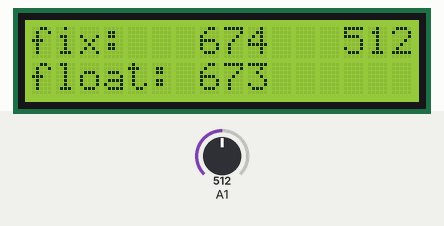
Recording of a sketch running on a simulated Arduino Uno, built with avr-gcc and run on an emulated ATmega328P. Parts: 16×2 character LCD. Inputs (shaded band) come from the test bench; at power-on: A1 = 512.

Above: at 3.7 s.
3.8 s: A1 set to 716
At 4.9 s:
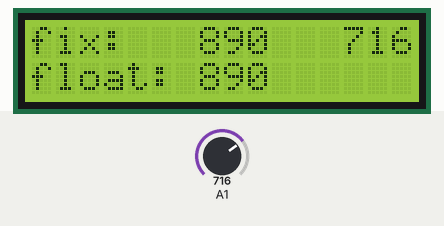
5.5 s: A1 set to 900
At 6.7 s:
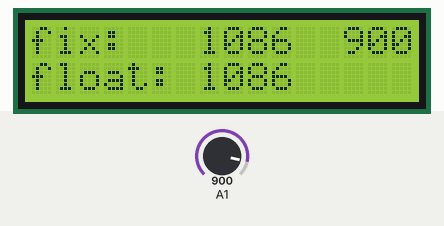
7.1 s: A1 set to 1023
At 7.4 s:
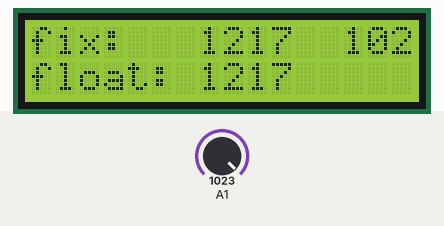
Timing chart, 0 to 10.1 s (numbered marks = the images above; inputs shaded):
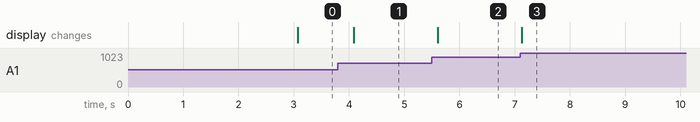

The sketch:

mpx4115a.ino
```cpp
// (licence header left out)
#include <LiquidCrystal.h>
LiquidCrystal lcd(6,7,5,4,3,2);

void setup(void)
{
  lcd.begin(16,2);
  lcd.print("MPX4115A demo");
  lcd.setCursor(0,1);
  lcd.print("fix vs float pnt");
  delay(2500);
}

void loop(void)
{
  int p;
  int pressure_i;
  float pressure_f;
  int offset = 1016 - 993; // For my sensor.

  // Slow down.
  delay(500);

  // Read the sensor.
  p = analogRead(A1);

  // Do the calculations using floating-point arithmetic.
  pressure_f = 10.0*(5.0*p/1024.0/5.1 + 0.095)/0.009; // in mbar
  pressure_f = (int)(pressure_f + 0.5); // round the value.

  // Redo the calculations using fixed-point arithmetic
  // including rounding and error correction.
  pressure_i = 17*p + 1714;
  pressure_i >>= 4;

  // Display the results.
  lcd.clear();
  // Show fixed point result.
  lcd.setCursor(0,0);
  lcd.print("fix:   ");
  lcd.print(pressure_i+offset);
  // Show raw value too.
  lcd.setCursor(13,0);
  lcd.print(p);
  // Show floating point result.
  lcd.setCursor(0,1);
  lcd.print("float: ");
  // Print as int to hide the decimals.
  lcd.print((int)pressure_f+offset);
}
```

Measured:
- after the input at 3.8 s, the display: changes after 0.29 s (image 1)
- after the input at 5.5 s, the display: changes after 0.10 s (image 2)
- after the input at 7.1 s, the display: changes at once (image 3)
